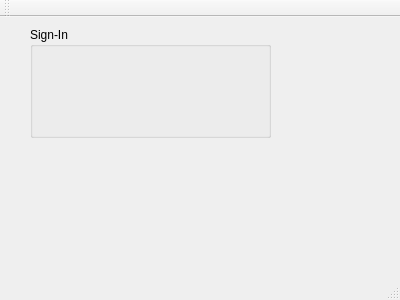
<?xml version="1.0" encoding="UTF-8"?>
<ui version="4.0">
 <class>Login_Form</class>
 <widget class="QMainWindow" name="Login_Form">
  <property name="geometry">
   <rect>
    <x>0</x>
    <y>0</y>
    <width>400</width>
    <height>300</height>
   </rect>
  </property>
  <property name="windowTitle">
   <string>Login_Form</string>
  </property>
  <widget class="QWidget" name="centralWidget">
   <widget class="QGroupBox" name="groupBox">
    <property name="geometry">
     <rect>
      <x>30</x>
      <y>10</y>
      <width>241</width>
      <height>111</height>
     </rect>
    </property>
    <property name="title">
     <string>Sign-In</string>
    </property>
   </widget>
  </widget>
  <widget class="QMenuBar" name="menuBar">
   <property name="geometry">
    <rect>
     <x>0</x>
     <y>0</y>
     <width>400</width>
     <height>21</height>
    </rect>
   </property>
  </widget>
  <widget class="QToolBar" name="mainToolBar">
   <attribute name="toolBarArea">
    <enum>TopToolBarArea</enum>
   </attribute>
   <attribute name="toolBarBreak">
    <bool>false</bool>
   </attribute>
  </widget>
  <widget class="QStatusBar" name="statusBar"/>
 </widget>
 <layoutdefault spacing="6" margin="11"/>
 <resources/>
 <connections/>
</ui>
